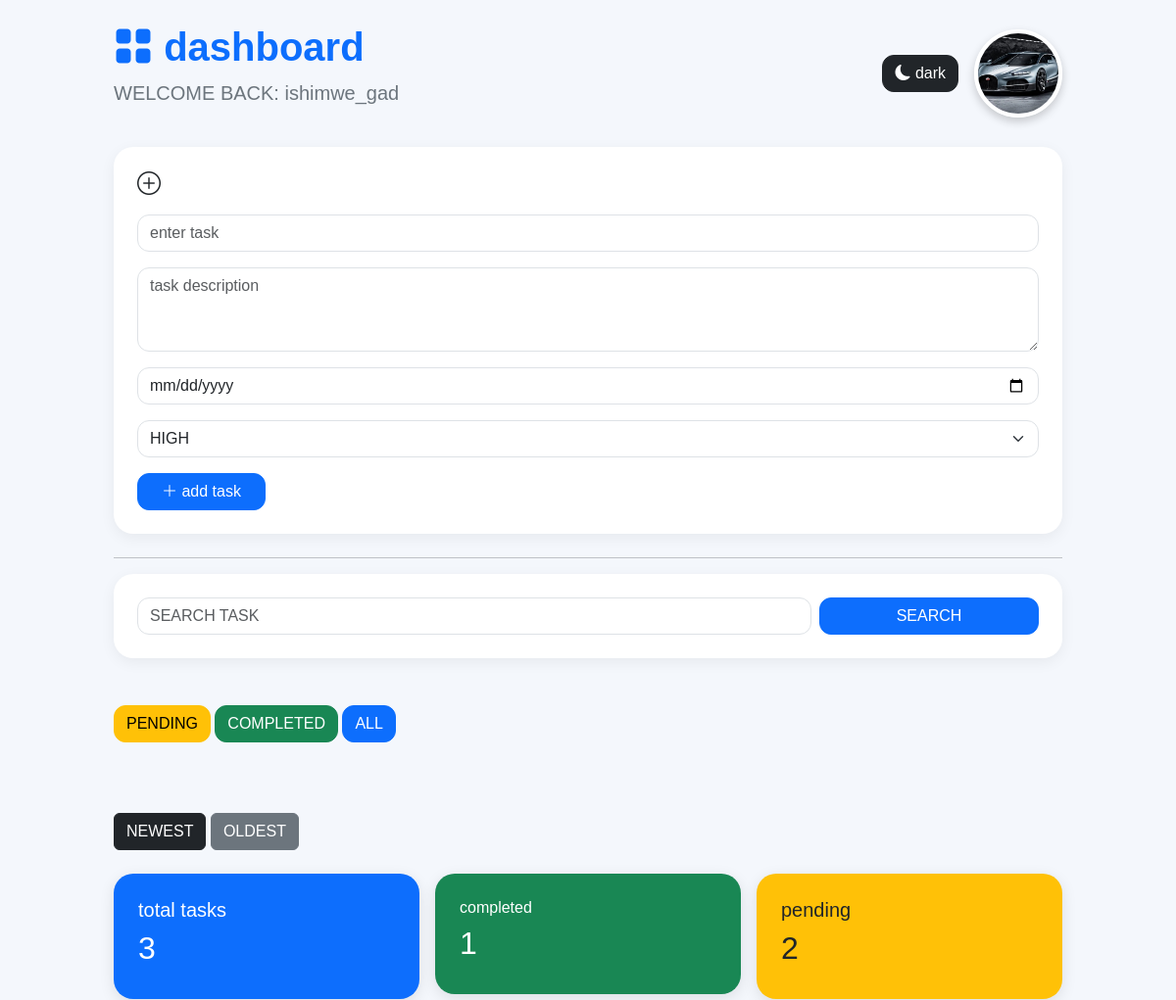
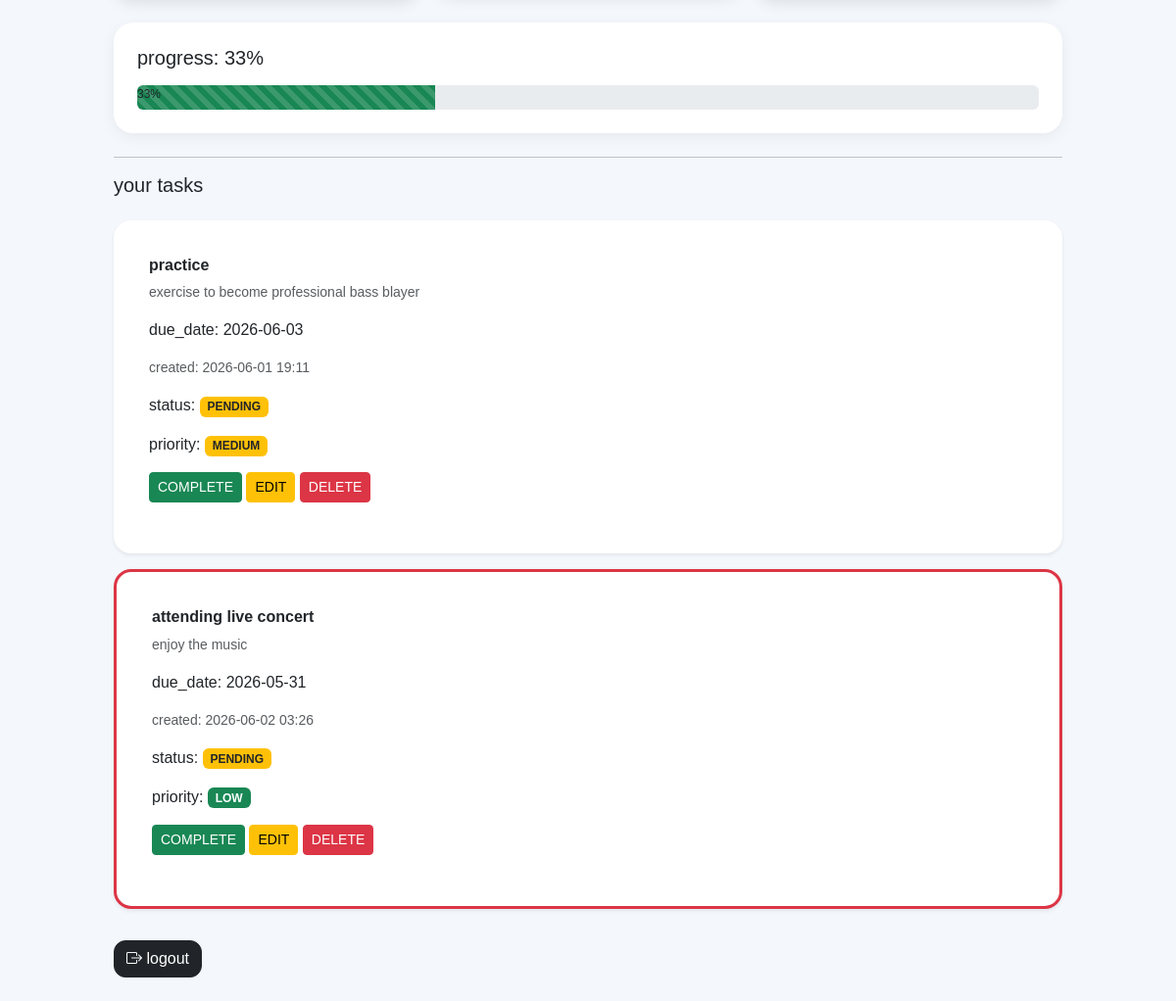
The app's page /dashboard?status=pending (signed in) with its own data (2 pictures, top to bottom).
### tables this page shows
CREATE TABLE users (
        id INTEGER PRIMARY KEY AUTOINCREMENT,
        username TEXT UNIQUE,
        password TEXT
           );

CREATE TABLE tasks (
        id INTEGER PRIMARY KEY AUTOINCREMENT,
        user_id INTEGER,
        title TEXT NOT NULL,
        description TEXT,
        status TEXT NOT NULL,
        due_date TEXT,
        priority  TEXT,
        created_at TEXT
           );

### app.py (the view, shortened to what this page needs)
@app.route('/dashboard')
def dashboard():
    username = session.get('username')
    if not username:
        return redirect('/')
    conn = sqlite3.connect('users.db')
    cursor = conn.cursor()
    cursor.execute("SELECT id FROM users WHERE username=?", (username,))
    user = cursor.fetchone()
    user_id = user[0]
    search = request.args.get('search')
    status = request.args.get('status')
    sort = request.args.get('sort')
    if search:
        cursor.execute(
            "SELECT id, title, description, status, due_date, priority, created_at FROM tasks WHERE user_id=? AND title LIKE ?",
            (user_id, '%' + search + '%')
        )
    elif status:
           cursor.execute(
            "SELECT id, title, description, status, due_date,priority, created_at FROM tasks WHERE user_id=? AND status=?",
            (user_id, status)
        )
    tasks = cursor.fetchall()
    cursor.execute(
        "SELECT COUNT(*) FROM tasks WHERE user_id=?",
        (user_id,)
     )
    total_tasks = cursor.fetchone()[0]
    cursor.execute(
        "SELECT COUNT(*) FROM tasks WHERE user_id=? AND status=?",
        (user_id,"completed")
    )
    completed_tasks = cursor.fetchone()[0]
    cursor.execute(
        "SELECT COUNT(*)FROM tasks WHERE user_id=? AND status=?",
        (user_id,"pending")
    )
    pending_tasks = cursor.fetchone()[0]
    if total_tasks > 0:
        progress = int((completed_tasks / total_tasks) * 100)
    else:
        progress = 0
    current_date = datetime.now().strftime("%Y-%m-%d")
    conn.close()
    return render_template(
        'dashboard.html',
        username=username,
        tasks=tasks,
        total_tasks=total_tasks,
        completed_tasks=completed_tasks,
        pending_tasks=pending_tasks,
        progress=progress,
        current_date=current_date
    )

### templates/dashboard.html (shortened to what this page needs)
<!DOCTYPE html>
<html>
    <head>
        <link
        href="https://cdn.jsdelivr.net/npm/bootstrap@5.3.3/dist/css/bootstrap.min.css"rel="stylesheet">
        <link
        rel="stylesheet"
        href="https://cdn.jsdelivr.net/npm/bootstrap-icons@1.11.3/font/bootstrap-icons.min.css">
    </head>
    <body id="body">
        <div class="container py-4 px-3" style="max-width:1000px;">
        <div class="d-flex justify-content-between align-items-center mb-4">
        <div>
            <h1 class="fw-bold text-primary">
                <i class="bi bi-grid-fill"></i>
                dashboard
            </h1>
            <p class="text-secondary fs-5">
                WELCOME BACK: {{ username }}
           </p>
        </div>
        <div class="d-flex align-items-center gap-3">
        <button
        onclick="toggleDarkMode()"
        class="btn btn-dark custom-btn">
        <i class="bi bi-moon-fill"></i>
        dark
       </button>
        <img
        src="{{ url_for('static', filename='gd.jpg') }}"
        width="90px"
        height="90"
        class="profile-img">
      </div>
     </div>
    <div class="card main-card p-4 mb-4">
        <h4 class="mb-3">
            <i class="bi bi-plus-circle"></i>
        </h4>
        <form method="POST" action="/add_task">
            <input
                 class="form-control mb-3"
                 type="text"
                 name="title"
                 placeholder="enter task"
                 required>
            <textarea
                class="form-control mb-3"
                name="description"
                rows="3"
                placeholder="task description"
                required></textarea>
            <input
                  class="form-control mb-3"
                  type="date"
                  name="due_date"
                   required>
            <select
                name="priority"
                class="form-select mb-3">
                <option value="HIGH">HIGH</option>
            </select>
            <button class="btn btn-primary custom-btn px-4"
            type="submit">
            <i class="bi bi-plus-lg"></i>
            add task
        </button>
        </form>
    </div>
        <hr>
        <div class="card main-card p-4 mb-4">
        <form method="GET" action="/dashboard">
        <div class="row g-2">
        <div class="col-md-9">
        <input
            class="form-control"
            type="text"
            name="search"
            placeholder="SEARCH TASK">
        </div>
        <div class="col-md-3">
        <button
         class="btn btn-primary w-100 custom-btn"
         type="submit">SEARCH
        </button>
        </div>
        </div>
        </form>
        </div>
        <br>
        <div class="mb-4">
        <a
           class="btn btn-warning custom-btn"
           href="/dashboard?status=pending">PENDING</a>
        <a
           class="btn btn-success custom-btn"
           href="/dashboard?status=completed">COMPLETED</a>
        <a
          class="btn btn-primary custom-btn"
           href="/dashboard">ALL
        </a>
        </div>
        <br><br>
        <a
        class="btn btn-dark"
        href="/dashboard?sort=newest"
        >
        NEWEST
       </a>
       <a
       class="btn btn-secondary"
       href="dashboard?sort=oldest"
       >
       OLDEST
       </a>
       <br><br>
       <div class="row g-3 mb-4">
        <div class="col-md-4">
            <div class="stats-card bg-primary">
              <h5>total tasks</h5>
              <h2>{{ total_tasks }}</h2>
       </div>
     </div>
     <div class="col-md-4">
        <div class="stats-card bg-success">
           <h6>completed</h6>
           <h2>{{ completed_tasks }}</h2>
    </div>
  </div>
    <div class="col-md-4">
        <div class="stats-card bg-warning text-dark">
        <h5>pending</h5>
        <h2>{{ pending_tasks}}</h2>
   </div>
  </div>
 </div>
 <div class="card main-card p-4 mb-4">
    <h5 class="mb-3">
        progress: {{ progress}}%
    </h5>
    <div class="progress" style="height: 25px;">
    <div
        class="progress-bar-striped progress-bar-animated bg-success"
        role="progressbar"
        style="width: {{ progress }}%;">
        {{ progress }}%
    </div>
    </div>
 </div>
        <hr>
        <h5>your tasks</h5>
        <div class="mt-4">
            {% for task in tasks %}
            <div class="card task-card mb-3 shadow-sm
            {% if task[3] != 'completed' and task[4] < current_date %}
            border_danger
            {% endif %}
            ">
                <div class="card-body">
                    <h6 class="card-title fw-bold">
                        {{ task[1] }}
                    </h6>
                    <p class="text-muted small">
                        {{ task[2] }}
                    </p>
                    <p class="card-text">
                        due_date:
                        {{ task[4] }}
                    </p>
                    <p class="text-muted small">
                        created:
                        {{ task[6] }}
                    </p>
                    <p>
                    status:
                    {% if task[3] == 'completed' %}
                    <span class="badge bg-success">
                        COMPLETED
                    </span>
                    {% else %}
                    <span class="badge bg-warning text-dark">
                        PENDING
                    </span>
                    {% endif %}
                </p>
                <p>
                    priority:
                    {% if task[5] == 'HIGH' %}
                    <span class="badge bg-danger">
                        HIGH
                    </span>
                    {% elif task[5] == 'MEDIUM' %}
                    <span class="badge bg-warning text-dark">
                        MEDIUM
                    </span>
                    {% else %}
                 <span class="badge bg-success">
                    LOW
                 </span>
                 {% endif %}
            <p/>
            {% if task[3] == 'pending' %}
            <a
                class="btn btn-success btn-sm"
                href="/complete_task/{{ task[0] }}">
                COMPLETE
                </a>
                {% endif %}
                <a
                class="btn btn-warning btn-sm"
                href="/edit_task/{{ task[0] }}">
                EDIT
                </a>
                <a
                 class="btn btn-danger btn-sm"
                 href="/delete_task/{{ task[0] }}"
                 onclick="return confirm('Are you sure you want to delete this task?')">
                DELETE
                </a>
                </div>
            </div>
            {% endfor %}
        </div>
        <a
         href="/logout"
         class="btn btn-dark custom-btn mt-3">
         <i class="bi bi-box-arrow-right"></i>
         logout
        </a>
        </div>
    </body>
</html>

### templates/dashboard.html (style rules this page uses)
body { background:#f4f7fc; font-family: arial, sans-serif; }
.main-card { border:none; border-radius: 20px; box-shadow:0 4px 15px rgba(0,0,0,0.06) ; }
.task-card { border:none; border-radius: 18px; transition:0.3s; background:white; padding: 20px; }
.border_danger { border: 3px solid #dc3545 !important; }
.stats-card { padding: 25px; border-radius: 20px; color: white; box-shadow: 0 4px 15px rgba(0,0,0,0.1); }
.form-control, .form-select { border-radius: 12px; }
.custom-btn { border-radius: 12px; transition:0.3s; }
.profile-img { border-radius: 50%; object-fit:cover; border: 4px solid white; box-shadow: 0 4px 10px rgba(0,0,0,0.2); }

### records on screen
users: username "ishimwe_gad"
tasks: title "practice", description "exercise to become professional bass blayer", due_date "2026-06-03", created_at "2026-06-01 19:11", status "PENDING", priority "MEDIUM"
tasks: title "attending live concert", description "enjoy the music", due_date "2026-05-31", created_at "2026-06-02 03:26", status "PENDING", priority "LOW"

### other values on screen
{{ total_tasks }} "3"
{{ completed_tasks }} "1"
{{ pending_tasks }} "2"
{{ progress }} "33"
